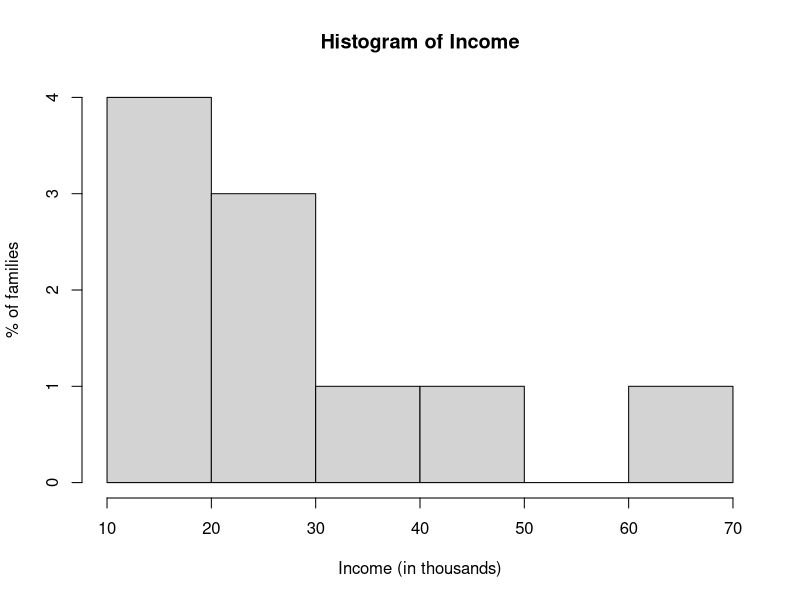

This figure's R source:
## ---- chunk 1
knitr::opts_chunk$set(echo = TRUE)
## ---- chunk 2
dat <- c(10,10,10,10,21,21,21,31,41,61)
hist(dat, main = 'Histogram of Income',xlab = 'Income (in thousands)',ylab = '% of families' )
